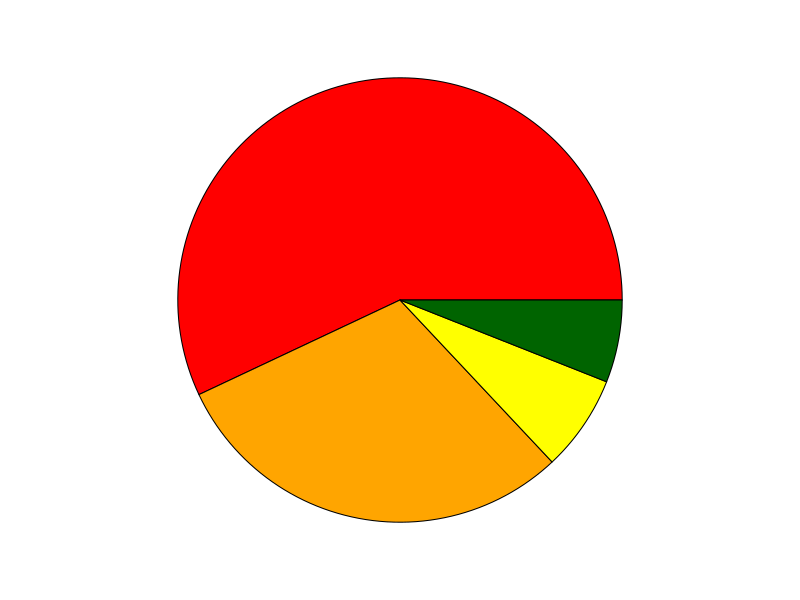

The R source for this figure:
## ---- chunk 1
knitr::opts_chunk$set(echo = TRUE)
## ---- chunk 2
n = 100
par(mar = c(0,0,0,0))
pie(x = c(57/n, 30/n, 7/n, 6/n) , 
    #labels = c("plantas", "insectos", "otros", "vertebrados"),
    labels = c("", "", "", "", "", ""),
    col = c("red", "orange", "yellow", "darkgreen"))
